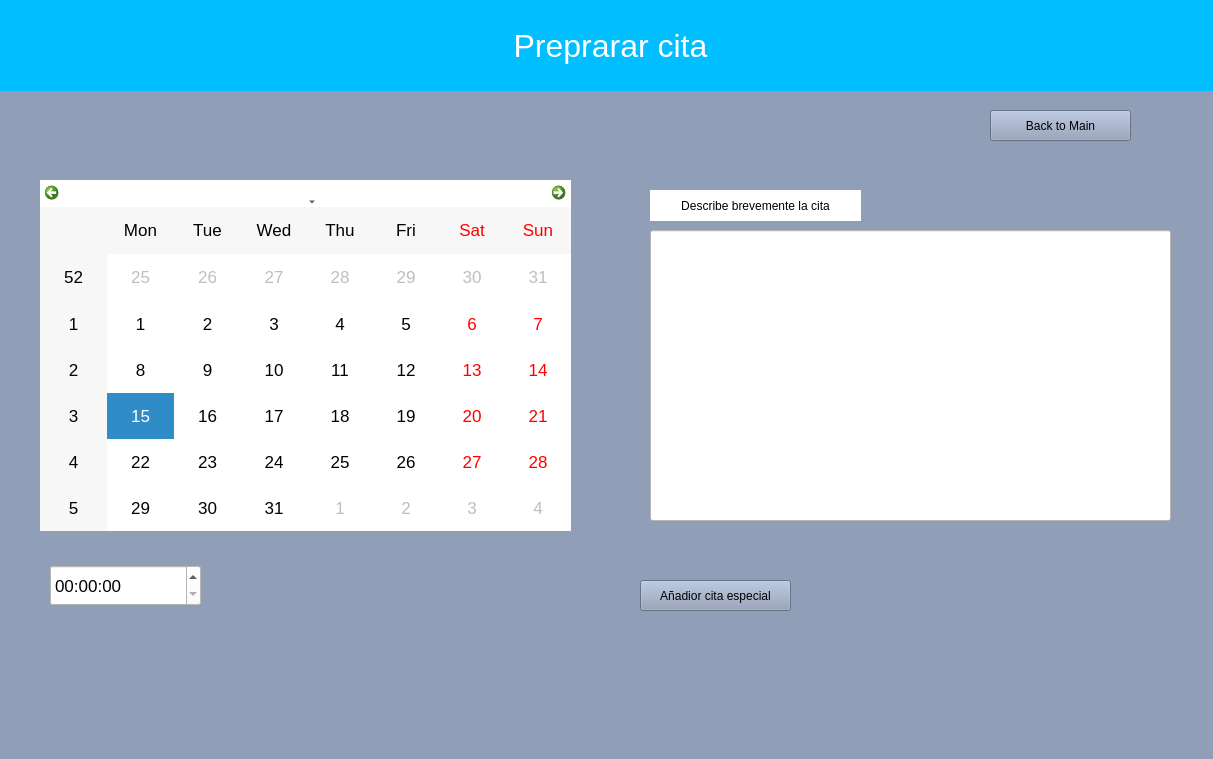
<?xml version="1.0" encoding="UTF-8"?>
<ui version="4.0">
 <class>Calendar</class>
 <widget class="QWidget" name="Calendar">
  <property name="geometry">
   <rect>
    <x>0</x>
    <y>0</y>
    <width>1213</width>
    <height>759</height>
   </rect>
  </property>
  <property name="windowTitle">
   <string>Form</string>
  </property>
  <property name="styleSheet">
   <string notr="true">background-color:rgb(144, 158, 184);</string>
  </property>
  <widget class="QCalendarWidget" name="calendarWidget">
   <property name="geometry">
    <rect>
     <x>40</x>
     <y>180</y>
     <width>531</width>
     <height>351</height>
    </rect>
   </property>
   <property name="styleSheet">
    <string notr="true">background:white;
font: 13pt;</string>
   </property>
  </widget>
  <widget class="QTimeEdit" name="timefield">
   <property name="geometry">
    <rect>
     <x>50</x>
     <y>565</y>
     <width>151</width>
     <height>41</height>
    </rect>
   </property>
   <property name="styleSheet">
    <string notr="true">background:white;
font: 13pt;
</string>
   </property>
  </widget>
  <widget class="QPushButton" name="BtnBack">
   <property name="geometry">
    <rect>
     <x>990</x>
     <y>110</y>
     <width>141</width>
     <height>31</height>
    </rect>
   </property>
   <property name="text">
    <string>Back to Main</string>
   </property>
  </widget>
  <widget class="QLabel" name="label">
   <property name="geometry">
    <rect>
     <x>-10</x>
     <y>0</y>
     <width>1241</width>
     <height>91</height>
    </rect>
   </property>
   <property name="styleSheet">
    <string notr="true">
color:white;
font-size: 32px;
background: #01BFFF;
</string>
   </property>
   <property name="text">
    <string>Preprarar cita</string>
   </property>
   <property name="alignment">
    <set>Qt::AlignCenter</set>
   </property>
  </widget>
  <widget class="QLabel" name="lblFeedback">
   <property name="geometry">
    <rect>
     <x>430</x>
     <y>560</y>
     <width>741</width>
     <height>151</height>
    </rect>
   </property>
   <property name="styleSheet">
    <string notr="true">Color: green;
font:12pt;</string>
   </property>
   <property name="text">
    <string/>
   </property>
  </widget>
  <widget class="QPushButton" name="BtnAddSpecialDate">
   <property name="geometry">
    <rect>
     <x>640</x>
     <y>580</y>
     <width>151</width>
     <height>31</height>
    </rect>
   </property>
   <property name="text">
    <string>Añadior cita especial</string>
   </property>
  </widget>
  <widget class="QLineEdit" name="SpecialDateDesc">
   <property name="geometry">
    <rect>
     <x>650</x>
     <y>230</y>
     <width>521</width>
     <height>291</height>
    </rect>
   </property>
   <property name="styleSheet">
    <string notr="true">background: white;</string>
   </property>
   <property name="alignment">
    <set>Qt::AlignLeading|Qt::AlignLeft|Qt::AlignTop</set>
   </property>
  </widget>
  <widget class="QLabel" name="label_2">
   <property name="geometry">
    <rect>
     <x>650</x>
     <y>190</y>
     <width>211</width>
     <height>31</height>
    </rect>
   </property>
   <property name="styleSheet">
    <string notr="true">background: white;
</string>
   </property>
   <property name="text">
    <string>Describe brevemente la cita</string>
   </property>
   <property name="alignment">
    <set>Qt::AlignCenter</set>
   </property>
  </widget>
 </widget>
 <resources/>
 <connections/>
</ui>
